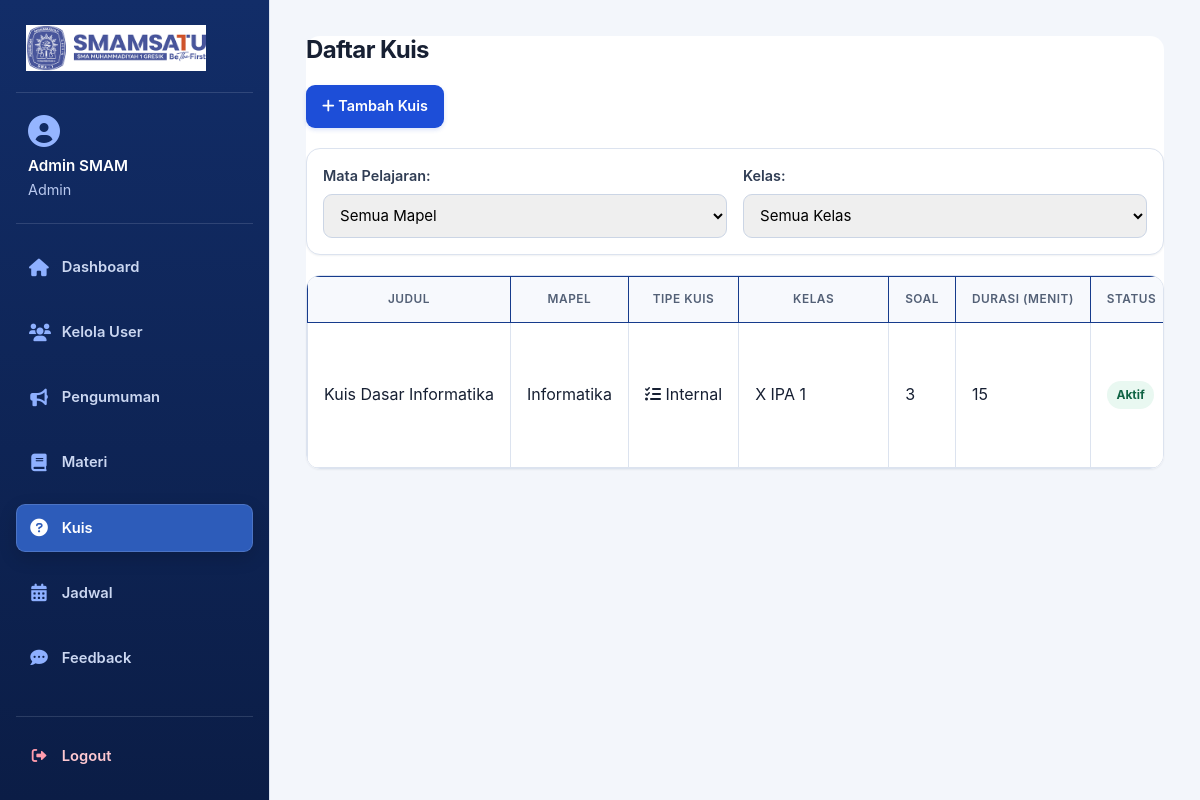
The page /quiz/list.php (signed in) on the database its author committed.
### tables this page shows
CREATE TABLE IF NOT EXISTS quizzes (
    id INT AUTO_INCREMENT PRIMARY KEY,
    title VARCHAR(255) NOT NULL,
    description TEXT NULL,
    subject VARCHAR(100) NOT NULL,
    duration INT NOT NULL DEFAULT 30,
    created_by INT NOT NULL,
    quiz_type ENUM('internal', 'external') NOT NULL DEFAULT 'internal',
    external_link VARCHAR(500) NULL,
    is_published TINYINT(1) NOT NULL DEFAULT 0,
    created_at TIMESTAMP DEFAULT CURRENT_TIMESTAMP,
    FOREIGN KEY (created_by) REFERENCES users(id) ON DELETE CASCADE
);

### quiz/list.php (the view, shortened to what this page needs)
<?php
require '../includes/db.php';
$current_role = $_SESSION['role'];
$filterSubject = $_GET['subject'] ?? 'all';
$filterClass = $_GET['class'] ?? 'all';
$params = [];
$select_score_sql = "";
$join_results_sql = "";
$join_classes_sql = "JOIN quiz_classes qc ON q.id = qc.quiz_id";
$where_conditions = [];
$where_sql = !empty($where_conditions) ? "WHERE " . implode(' AND ', $where_conditions) : "";
$sql = "SELECT
            q.*,
            u.name AS creator,
            COUNT(qs.id) AS total_questions,
            GROUP_CONCAT(DISTINCT qc.class_name ORDER BY qc.class_name SEPARATOR ', ') AS classes_assigned
            $select_score_sql
        FROM quizzes q
        JOIN users u ON q.created_by = u.id
        $join_classes_sql
        LEFT JOIN questions qs ON q.id = qs.quiz_id
        $join_results_sql
        $where_sql
        GROUP BY q.id
        ORDER BY q.created_at DESC";
$stmt = $pdo->prepare($sql);
$stmt->execute($params);
$quizzes = $stmt->fetchAll(PDO::FETCH_ASSOC);
?>
<!DOCTYPE html>
<html lang="id">
<head>
    <link rel="stylesheet" href="https://cdnjs.cloudflare.com/ajax/libs/font-awesome/6.0.0-beta3/css/all.min.css">
    <link rel="stylesheet" href="../assets/css/style.css">
</head>
<body class="app-layout">
    <?php include '../layout/sidebar.php'; ?>
    <main class="main-content">
        <div class="container">
            <h2>Daftar Kuis</h2>
            <div class="header-links">
                <?php if ($current_role !== 'student'): ?>
                    <a href="add.php"><i class="fas fa-plus"></i> Tambah Kuis</a>
                <?php endif; ?>
            </div>
            <form method="get" class="filter-form">
                <label>Mata Pelajaran:
                    <select name="subject" onchange="this.form.submit()">
                        <option value="all" <?= $filterSubject === 'all' ? 'selected' : '' ?>>Semua Mapel</option>
                    </select>
                </label>
                <?php if ($current_role !== 'student'): ?>
                <label>Kelas:
                    <select name="class" onchange="this.form.submit()">
                        <option value="all" <?= $filterClass === 'all' ? 'selected' : '' ?>>Semua Kelas</option>
                    </select>
                </label>
                <?php endif; ?>
            </form>
            <div class="table-container">
                <table>
                    <thead>
                        <tr>
                            <th>Judul</th>
                            <th>Mapel</th>
                            <th>Tipe Kuis</th>
                            <?php if ($current_role !== 'student'): ?>
                                <th>Kelas</th>
                            <?php endif; ?>
                            <th>Soal</th>
                            <th>Durasi (menit)</th>
                            <th>Status</th>
                        </tr>
                    </thead>
                    <tbody>
                        <?php foreach ($quizzes as $q): ?>
                            <tr>
                                <td><?= htmlspecialchars($q['title']) ?></td>
                                <td><?= htmlspecialchars($q['subject']) ?></td>
                                <td>
                                    <?php if($q['quiz_type'] == 'external'): ?>
                                        <i class="fas fa-link"></i> Eksternal
                                    <?php else: ?>
                                        <i class="fas fa-tasks"></i> Internal
                                    <?php endif; ?>
                                </td>
                                <?php if ($current_role !== 'student'): ?>
                                    <td style="white-space: normal; min-width: 150px;"><?= htmlspecialchars($q['classes_assigned']) ?></td>
                                <?php endif; ?>
                                <td><?= $q['quiz_type'] == 'internal' ? $q['total_questions'] : 'N/A' ?></td>
                                <td><?= $q['quiz_type'] == 'internal' ? $q['duration'] : 'N/A' ?></td>
                                <td><span class="status-<?= $q['is_published'] ? 'aktif' : 'draft' ?>"><?= $q['is_published'] ? 'Aktif' : 'Draft' ?></span></td>
                                </tr>
                        <?php endforeach; ?>
                    </tbody></table></div> </div>
    </main>
</body>
</html>

### rows shown on the page
quizzes: title "Kuis Dasar Informatika", subject "Informatika", quiz_type "internal" (drawn), classes_assigned "X IPA 1", total_questions "3", duration "15", is_published "Aktif"

### other values the page prints
$_SESSION['name'] "Admin SMAM"
$_SESSION['role'] "Admin"
$label "Dashboard Kelola User Pengumuman Materi Kuis Jadwal Feedback"
